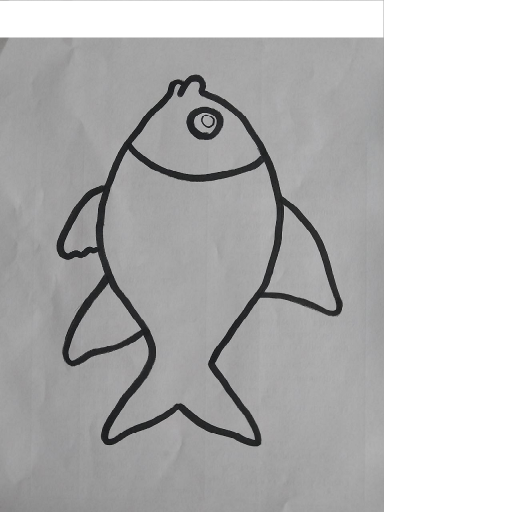
#> input picture Texture_for_Unity.png, 1024 x 1024 px (shown at 1/2 size)
$ python -i scanner.py   (imports and definitions only)
#> lines starting #> are read from the running program, lines starting #| are printed output that depends on the picture; after the words box and inside, x2 and y2 are one past the last pixel; in counts of white or black regions, pixels touching at a corner belong together
#> further down, picture is the input picture: shape (1024, 1024, 3); mean B, G, R 185.3, 185.2, 185.2
"""
scanner.py
----------
Computer-vision pipeline for the "Scanner" node.

Input:  a photo of a sheet of A4 paper. The paper has a bold black
        rectangular frame printed on it (see assets/stencil_a4.svg) and
        the fish is drawn inside that frame.
Output: a small PNG, cropped tightly around the drawing, with a
        transparent background (alpha channel), ready to be dropped
        onto the underwater wall as a sprite.

Algorithm
1. Find the big black rectangle (the printed frame) in the photo.
2. Perspective-warp it so the frame becomes a flat, front-on rectangle
   (this is what makes the system tolerant of the phone being held at
   an angle, or the paper not being perfectly flat).
3. Inside the warped rectangle, separate "ink" (the child's drawing)
   from "paper" (white background) using adaptive thresholding, and
   turn the paper into transparent pixels.
4. Crop to the bounding box of the remaining ink so the sprite hugs
   the drawing instead of carrying a big empty square around.
"""

from __future__ import annotations

import cv2
import numpy as np


# The frame is printed with a fixed aspect ratio (see assets/stencil_a4.svg).
# We warp every detected frame to this pixel size regardless of the input
# photo's resolution or angle, so downstream code always works with a
# known canvas size.
WARPED_SIZE = (900, 650)  # width, height


class NoFrameFoundError(Exception):
    """Raised when no printed frame could be located in the photo."""


# [10 lines left out: function _order_points, not called in this run]


def _find_frame_quad(bgr: np.ndarray) -> np.ndarray:
    """Locate the largest quadrilateral contour in the image.

    That quadrilateral is assumed to be the printed frame. Raises
    NoFrameFoundError if nothing plausible is found.
    """
    gray = cv2.cvtColor(bgr, cv2.COLOR_BGR2GRAY)
    blurred = cv2.GaussianBlur(gray, (5, 5), 0)
    edges = cv2.Canny(blurred, 40, 120)
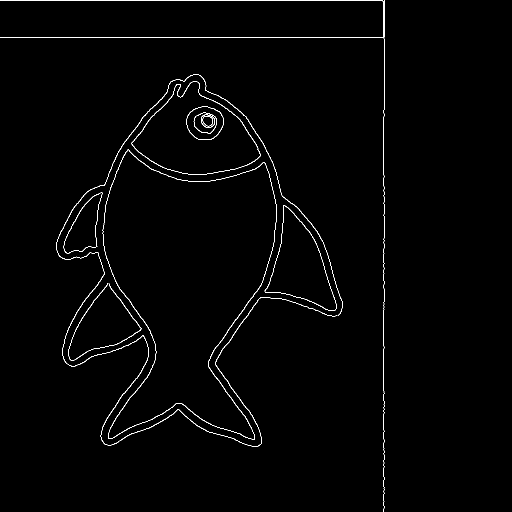
#> edges: shape (1024, 1024) (shown at 1/2 size); 1.1% white in thin lines or dots, all inside (x1, y1, x2, y2) = (0, 0, 769, 1024)
    edges = cv2.dilate(edges, np.ones((5, 5), np.uint8), iterations=2)
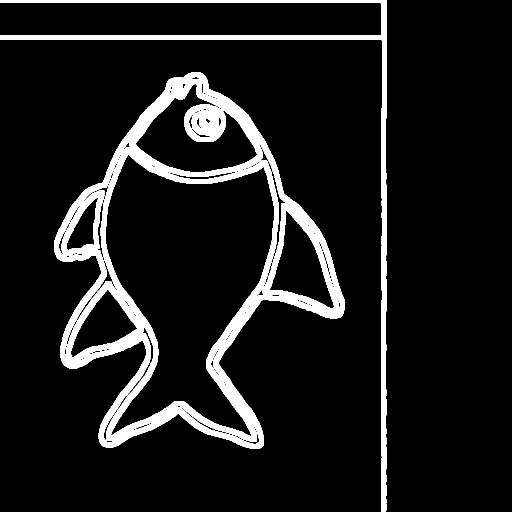
#> edges: shape (1024, 1024) (shown at 1/2 size); 9.9% white; 2 white regions, box (x1, y1, x2, y2) and area: (109, 145, 690, 897) 81684, (0, 0, 773, 1024) 21813
    edges = cv2.erode(edges, np.ones((3, 3), np.uint8), iterations=1)
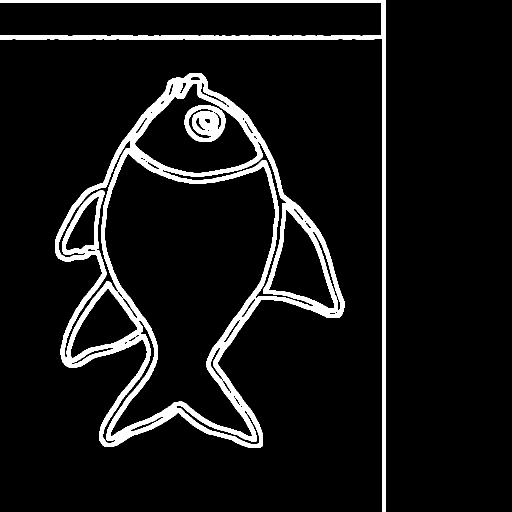
#> edges: shape (1024, 1024) (shown at 1/2 size); 7.9% white; 3 white regions

    contours, _ = cv2.findContours(edges, cv2.RETR_LIST, cv2.CHAIN_APPROX_SIMPLE)
#> contours = 47 contours, 7 with area under 20; largest, box (x1, y1, x2, y2) and area: (110, 146, 689, 896) 240975, (209, 307, 551, 874) 116965, (269, 166, 516, 347) 26028, (0, 0, 772, 1024) 14836, (537, 419, 670, 618) 12706
    if not contours:
        raise NoFrameFoundError("No contours detected in photo.")

    img_area = bgr.shape[0] * bgr.shape[1]
#> img_area = 1048576
    best = None
    best_area = 0.0

    for c in contours:
        peri = cv2.arcLength(c, True)
        approx = cv2.approxPolyDP(c, 0.02 * peri, True)
        if len(approx) != 4:
            continue
        area = cv2.contourArea(approx)
        # The frame should be a large, clearly visible chunk of the photo,
        # but not literally the whole image (that's usually the photo
        # border itself when detection goes wrong).
        if area < 0.15 * img_area or area > 0.97 * img_area:
            continue
        if not cv2.isContourConvex(approx):
            continue
        if area > best_area:
            best_area = area
            best = approx
#> this loop made 47 passes
#> peri on passes 2, 3, 4, 7, 8, 9, 10, 11, 12, 13, 14, 16: 13.66, 542.5, 58.28, 18.49, 57.94, 116, 638.6, 13.66, 29.66, 13.66, 102.4, 38.49
#> (peri, approx) on passes 1, 6, 17: (160, [[326, 833], [294, 853], [260, 862]]), (196.5, [[226, 695], [143, 727], [190, 700]]), (362.7, [[626, 463], [653, 514], [678, 620]])
#> after the loop, best_area = 0

    if best is None:
#> (the run stopped early here; a loop or call above may not have finished)
